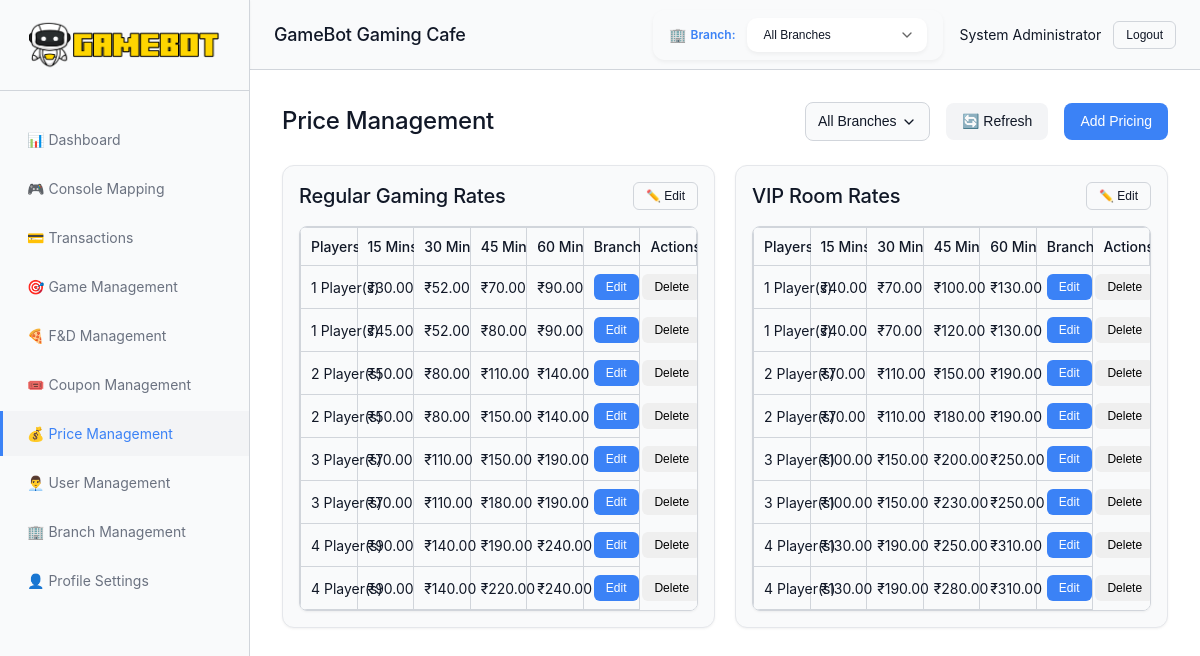
Page /pages/pricing.php (signed in) on the earlier database version.
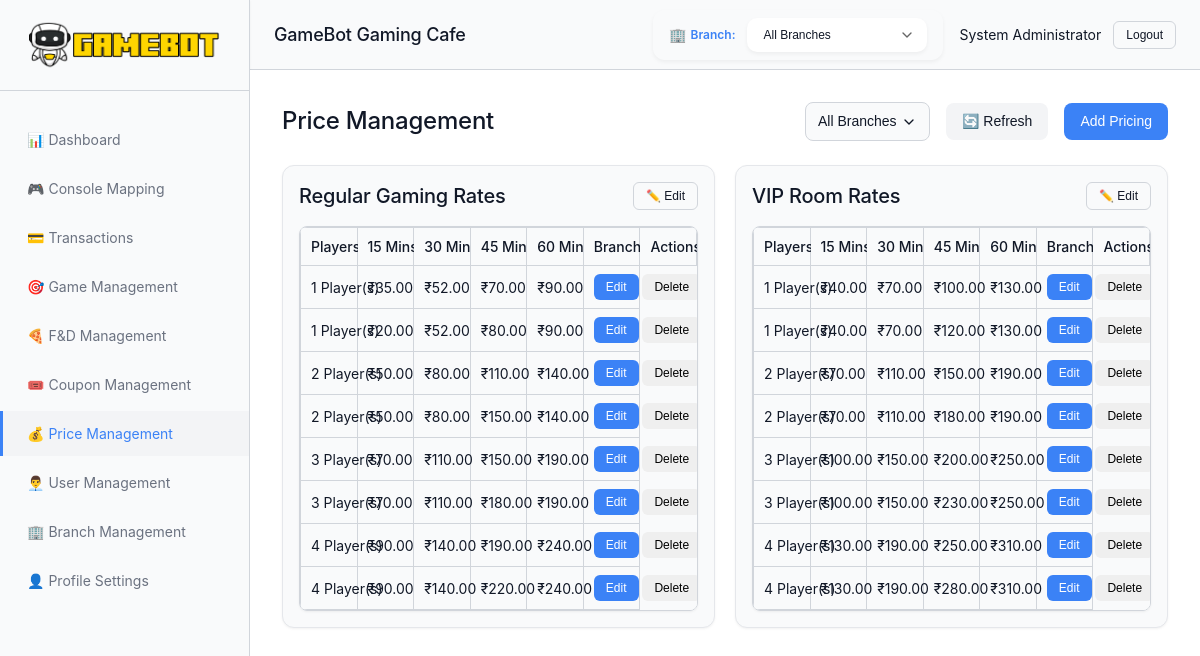
Same page on the later database version.
### tables this page shows
CREATE TABLE `pricing` (
  `id` int(11) NOT NULL,
  `rate_type` enum('regular','vip') NOT NULL,
  `player_count` int(11) NOT NULL,
  `duration_15` decimal(10,2) DEFAULT NULL,
  `duration_30` decimal(10,2) DEFAULT NULL,
  `duration_45` decimal(10,2) DEFAULT NULL,
  `duration_60` decimal(10,2) DEFAULT NULL,
  `branch_id` int(11) DEFAULT 1,
  `updated_at` timestamp NOT NULL DEFAULT current_timestamp() ON UPDATE current_timestamp()
);

### config/auth.php (called while the page is built, shortened)
<?php
class Auth
{
    public static function check()
    {
        return isset($_SESSION['user_id']) && isset($_SESSION['user_email']);
    }
    public static function hasRole($role)
    {
        $userRole = $_SESSION['user_role'] ?? '';
        if ($role === 'Super Admin') {
            return $userRole === 'Super Admin';
        } elseif ($role === 'Admin') {
            return in_array($userRole, ['Super Admin', 'Admin']);
        } elseif ($role === 'Manager') {
            return in_array($userRole, ['Super Admin', 'Admin', 'Manager']);
        } elseif ($role === 'Staff') {
            return in_array($userRole, ['Super Admin', 'Admin', 'Manager', 'Staff']);
        }
        return false;
    }
}

### pages/pricing.php (the view, shortened to what the changed rows need)
<?php
require_once __DIR__ . '/../includes/header.php';
$db = getDB();
$regularPricing = [];
$stmt = $db->prepare("SELECT * FROM pricing WHERE rate_type = 'regular' ORDER BY player_count ASC");
$stmt->execute();
$result = $stmt->get_result();
while ($row = $result->fetch_assoc()) {
    $regularPricing[] = $row;
}
?>
<section id="price-management" class="content-section active">
    <div class="section-header">
        <h2 class="section-title">Price Management</h2>
    </div>
    <div class="pricing-management-grid" id="pricing-grid">
        <div class="card">
            <div class="card__body">
                <div class="pricing-table">
                    <table class="data-table">
                        <thead>
                            <tr>
                                <th>Players</th>
                                <th>15 Mins</th>
                                <th>30 Mins</th>
                                <th>45 Mins</th>
                                <th>60 Mins</th>
                                <?php if (Auth::hasRole('Admin')): ?>
                                    <th>Branch</th>
                                <?php endif; ?>
                                <th>Actions</th>
                            </tr>
                        </thead>
                        <tbody id="regular-pricing">
                            <?php foreach ($regularPricing as $rate): ?>
                                <tr>
                                    <td><?php echo $rate['player_count']; ?> Player(s)</td>
                                    <td>₹<?php echo number_format($rate['duration_15'], 2); ?></td>
                                    <td>₹<?php echo number_format($rate['duration_30'], 2); ?></td>
                                    <td>₹<?php echo number_format($rate['duration_45'], 2); ?></td>
                                    <td>₹<?php echo number_format($rate['duration_60'], 2); ?></td>
                                    <td>
                                        <?php if (Auth::hasRole('Admin') || Auth::hasRole('Manager')): ?>
                                            <button class="btn btn--sm btn--primary" onclick="editPricingEntry(<?php echo $rate['id']; ?>)">Edit</button>
                                            <button class="btn btn--sm btn--danger" onclick="deletePricingEntry(<?php echo $rate['id']; ?>)">Delete</button>
                                        <?php endif; ?>
                                    </td>
                                </tr>
                            <?php endforeach; ?>
                        </tbody>
                    </table>
                </div>
            </div>
        </div>
        <div class="card">
            <div class="card__body">
                <div class="pricing-table">
                    <table class="data-table">
                        <thead>
                            <tr>
                                <th>Players</th>
                                <th>15 Mins</th>
                                <th>30 Mins</th>
                                <th>45 Mins</th>
                                <th>60 Mins</th>
                                <?php if (Auth::hasRole('Admin')): ?>
                                    <th>Branch</th>
                                <?php endif; ?>
                                <th>Actions</th>
                            </tr>
                        </thead>
                    </table>
                </div>
            </div>
        </div>
    </div>
</section>
<?php require_once __DIR__ . '/../includes/footer.php'; ?>

Differences in the rows shown:
changed pricing (number 1 of 16 on the later page): duration_15 "30.00" → "35.00"
changed pricing (number 2 of 16 on the later page): duration_15 "45.00" → "20.00"
